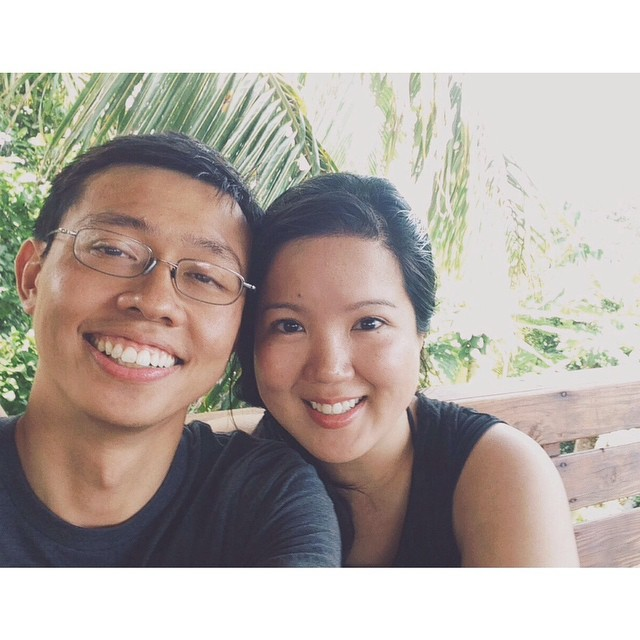
//> input picture Identify Imaging Artifacts/resize_image/bay.jpg, 640 x 640 px
$ ./resize_image bay.jpg .1   (built with g++ and OpenCV 4)
//> lines starting //> are read from the running program, lines starting //| are printed output that depends on the picture
#include <opencv2/imgproc/imgproc.hpp>
#include <opencv2/highgui/highgui.hpp>
#include <stdio.h>
#include <iostream>
#include <string.h>

/*
@date: 10/12/15

function: to resize image "bay.jpg" to 10%, do $ ConsoleApplication_opencv_c2 bay.jpg .1

*/

using namespace cv;
using namespace std;


int main(int argc, const char** argv)
{

	Mat image, image_rescaled;
	float rescale_factor;
	string new_image_filename;

	// read image path and grab rescale value from stdin
	image = imread(argv[1], 1);
//> image is the input picture: 640 rows x 640 cols, CV_8UC3; mean B, G, R 166.8, 172.6, 182.1
	rescale_factor = atof(argv[2]); // atof converts string to float; atoi converts string to int
//> rescale_factor = 0.1

	// display image
	imshow("actual", image);
	waitKey(0);
	destroyWindow("actual");

	// check dimensions
	cout << image.size();
//| [640 x 640]

	// rescale http://codeyarns.com/2014/09/03/how-to-resize-or-rescale-in-opencv/
	resize(image, image_rescaled, cvSize(0, 0), rescale_factor, rescale_factor);
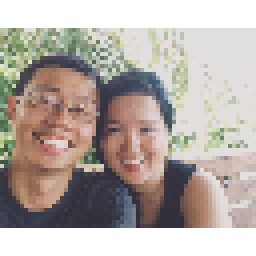
//> image_rescaled: 64 rows x 64 cols, CV_8UC3 (shown 4 times larger); mean B, G, R 166.1, 172, 181.4

	// display rescaled image
	imshow("small", image_rescaled);
	waitKey(0);
	destroyWindow("small");

	cout << image_rescaled.size();
//| [64 x 64]

	// save to disk
	new_image_filename = string("small_") + argv[1];
//> new_image_filename = "small_bay.jpg"
	imwrite(new_image_filename, image_rescaled);

	return 0;
}
